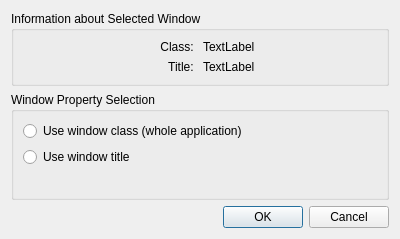
<?xml version="1.0" encoding="UTF-8"?>
<ui version="4.0">
 <class>BreezewayDetectWidget</class>
 <widget class="QDialog" name="BreezewayDetectWidget">
  <property name="geometry">
   <rect>
    <x>0</x>
    <y>0</y>
    <width>400</width>
    <height>239</height>
   </rect>
  </property>
  <property name="windowTitle">
   <string>Dialog</string>
  </property>
  <layout class="QVBoxLayout" name="verticalLayout">
   <item>
    <widget class="QGroupBox" name="groupBox">
     <property name="title">
      <string>Information about Selected Window</string>
     </property>
     <layout class="QGridLayout" name="gridLayout">
      <item row="0" column="0">
       <widget class="QLabel" name="label">
        <property name="text">
         <string>Class: </string>
        </property>
        <property name="alignment">
         <set>Qt::AlignRight|Qt::AlignTrailing|Qt::AlignVCenter</set>
        </property>
       </widget>
      </item>
      <item row="0" column="1">
       <widget class="QLabel" name="windowClass">
        <property name="text">
         <string notr="true">TextLabel</string>
        </property>
       </widget>
      </item>
      <item row="1" column="0">
       <widget class="QLabel" name="label_2">
        <property name="text">
         <string>Title: </string>
        </property>
        <property name="alignment">
         <set>Qt::AlignRight|Qt::AlignTrailing|Qt::AlignVCenter</set>
        </property>
       </widget>
      </item>
      <item row="1" column="1">
       <widget class="QLabel" name="windowTitle">
        <property name="text">
         <string notr="true">TextLabel</string>
        </property>
       </widget>
      </item>
     </layout>
    </widget>
   </item>
   <item>
    <widget class="QGroupBox" name="groupBox_2">
     <property name="title">
      <string>Window Property Selection</string>
     </property>
     <layout class="QVBoxLayout" name="verticalLayout_2">
      <item>
       <widget class="QRadioButton" name="windowClassCheckBox">
        <property name="text">
         <string>Use window class (whole application)</string>
        </property>
       </widget>
      </item>
      <item>
       <widget class="QRadioButton" name="windowTitleCheckBox">
        <property name="locale">
         <locale language="French" country="France"/>
        </property>
        <property name="text">
         <string>Use window title</string>
        </property>
       </widget>
      </item>
      <item>
       <spacer name="verticalSpacer">
        <property name="orientation">
         <enum>Qt::Vertical</enum>
        </property>
        <property name="sizeHint" stdset="0">
         <size>
          <width>20</width>
          <height>40</height>
         </size>
        </property>
       </spacer>
      </item>
     </layout>
    </widget>
   </item>
   <item>
    <widget class="QDialogButtonBox" name="buttonBox">
     <property name="orientation">
      <enum>Qt::Horizontal</enum>
     </property>
     <property name="standardButtons">
      <set>QDialogButtonBox::Cancel|QDialogButtonBox::Ok</set>
     </property>
    </widget>
   </item>
  </layout>
 </widget>
 <resources/>
 <connections>
  <connection>
   <sender>buttonBox</sender>
   <signal>accepted()</signal>
   <receiver>BreezewayDetectWidget</receiver>
   <slot>accept()</slot>
   <hints>
    <hint type="sourcelabel">
     <x>248</x>
     <y>254</y>
    </hint>
    <hint type="destinationlabel">
     <x>157</x>
     <y>274</y>
    </hint>
   </hints>
  </connection>
  <connection>
   <sender>buttonBox</sender>
   <signal>rejected()</signal>
   <receiver>BreezewayDetectWidget</receiver>
   <slot>reject()</slot>
   <hints>
    <hint type="sourcelabel">
     <x>316</x>
     <y>260</y>
    </hint>
    <hint type="destinationlabel">
     <x>286</x>
     <y>274</y>
    </hint>
   </hints>
  </connection>
 </connections>
</ui>
